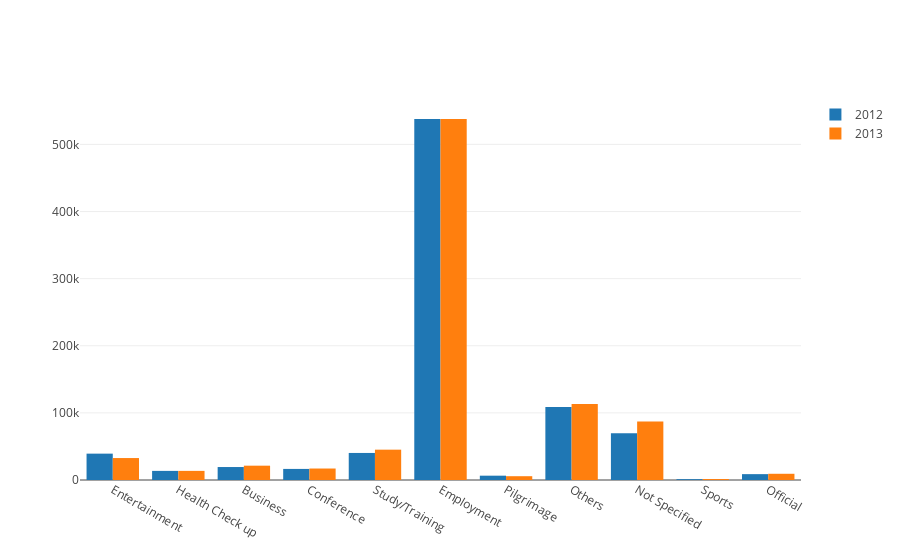

Notebook cell for this chart:
### Code cell
trace1 = go.Bar(
    x=['Entertainment', 'Health Check up', 'Business',  'Conference', 'Study/Training','Employment','Pilgrimage','Others', 'Not Specified','Sports', 'Official'],
    y=total_arr12,
    name='2012'
)
trace2 = go.Bar(
    x=['Entertainment', 'Health Check up', 'Business',  'Conference', 'Study/Training','Employment','Pilgrimage','Others', 'Not Specified','Sports', 'Official'],
    y=total_arr13,
    name='2013'
)

data = [trace1, trace2]
layout = go.Layout(
    barmode='group'
)

fig = go.Figure(data=data, layout=layout)
plotly.offline.iplot(fig, filename='Purpose of going abroad in 2012 and 2013')

### Figure 1 — Plotly figure (JSON) as saved in the notebook; plotly's stock layout.template omitted (floating-point values rounded to 4 significant figures)
{"data": [{"name": "2012", "type": "bar", "x": ["Entertainment", "Health Check up", "Business", "Conference", "Study/Training", "Employment", "Pilgrimage", "Others", "Not Specified", "Sports", "Official"], "y": [39269, 13575, 19318, 16507, 40295, 537836, 6433, 108636, 69682, 1239, 8728]}, {"name": "2013", "type": "bar", "x": ["Entertainment", "Health Check up", "Business", "Conference", "Study/Training", "Employment", "Pilgrimage", "Others", "Not Specified", "Sports", "Official"], "y": [32699, 13594, 21339, 17097, 45192, 537836, 5662, 113281, 87316, 1437, 9274]}], "layout": {"barmode": "group"}}
